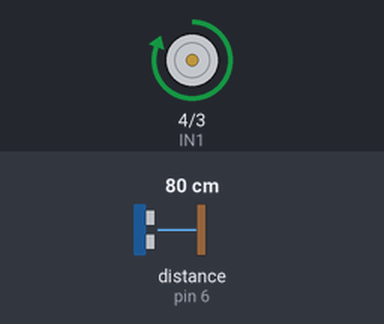
This sketch was run on a simulated Arduino Uno, built with avr-gcc and run on an emulated ATmega328P. Parts: motor-driver pin pairs drawn as motors (green arrow = first pin HIGH = forward, orange = second pin HIGH = backward, longer = more drive, scaled by the enable pin). The test bench sets the inputs (shaded band); at power-on: distance to the obstacle (sensor on pin 6) 80 cm. The echo pulse lasts 58.3 µs per cm.

Above: at 1.2 s.
1.3 s: distance to the obstacle (sensor on pin 6) set to 34 cm
2.8 s: distance to the obstacle (sensor on pin 6) set to 29 cm
At 3.43 s:
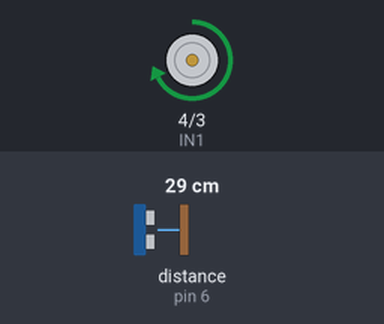
5.8 s: distance to the obstacle (sensor on pin 6) set to 2 cm
7.3 s: distance to the obstacle (sensor on pin 6) set to 18 cm
At 8.8 s:
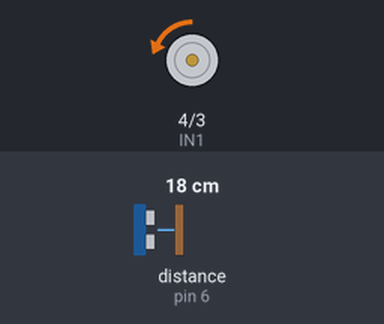
10.3 s: distance to the obstacle (sensor on pin 6) set to 4 cm
At 11.7 s:
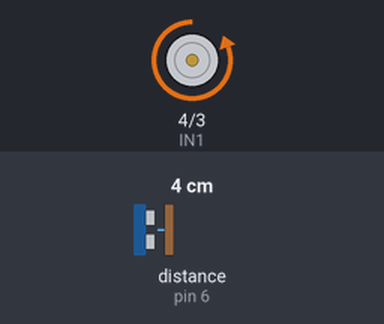
Timing chart, 0 to 12.8 s (numbered marks = the images above; inputs shaded):
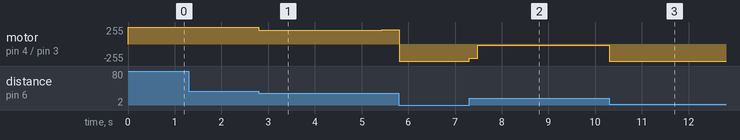

The sketch:

Adaptive_Cruise_Control.ino
```cpp
#include <util/atomic.h>
#include <NewPing.h>

// Pins for motor
#define PWM 5
#define IN2 3
#define IN1 4

//ultrasonic sensor
#define TRIGGER_PIN  7
#define ECHO_PIN     6
#define MAX_DISTANCE 200
NewPing sonar(TRIGGER_PIN, ECHO_PIN, MAX_DISTANCE);

// globals
long prevT = 0;
int posPrev = 0;

//Distance measured
float Dm = 0;

//used to compute control signal
float eintegral = 0;

void setup() {
  Serial.begin(115200);
  pinMode(PWM,OUTPUT);
  pinMode(IN1,OUTPUT);
  pinMode(IN2,OUTPUT);

}

void loop() {

  //measure distance of object in front
  Dm =sonar.ping_cm();

  //Get current time and calculate change in time
  long currT = micros();
  float deltaT = ((float) (currT-prevT))/1.0e6;
  prevT = currT;

  // Set a target distance
  float Dt = 20;

  // Compute the control signal using PID control
  float kp = 20;
  float ki = 0.25;
  float e = Dm-Dt;
  eintegral = eintegral + e*deltaT;
  float u = kp*e + ki*eintegral;

  // Set the motor speed and direction
  int dir = 1;
  if (u<0){
    dir = -1;
  }
  int pwr = (int) fabs(u);
  if(pwr > 255){
    pwr = 255;
  }
  setMotor(dir,pwr,PWM,IN1,IN2);

  delay(1);
}

//Function which sets the motors speed by taking in the direction, speed and pins
void setMotor(int dir, int pwmVal, int pwm, int in1, int in2){
  analogWrite(pwm,pwmVal); // Motor speed
  if(dir == 1){
    // Turn one way
    digitalWrite(in1,HIGH);
    digitalWrite(in2,LOW);
  }
  else if(dir == -1){
    // Turn the other way
    digitalWrite(in1,LOW);
    digitalWrite(in2,HIGH);
  }
  else{
    // Or dont turn
    digitalWrite(in1,LOW);
    digitalWrite(in2,LOW);
  }
}
```

Measured:
- the behaviour switches between 32 and 31 cm on distance to the obstacle (sensor on pin 6) (found by bisection; images 0 and 1)
- after the input at 1.3 s, every drawn part: stays the same
- after the input at 2.8 s, motor on pin 4 (IN1) / pin 3 (IN2): forward 255/255 → forward 205/255 at once, → forward 206/255 0.41 s later, → forward 207/255 0.44 s later, → forward 208/255 0.44 s later, … (7 changes in this stretch)
- after the input at 7.3 s, motor on pin 4 (IN1) / pin 3 (IN2): backward 255/255 → backward 211/255 at once, → backward 15/255 0.18 s later, → backward 16/255 2.0 s later
- after the input at 10.3 s, motor on pin 4 (IN1) / pin 3 (IN2): backward 16/255 → backward 255/255 at once
